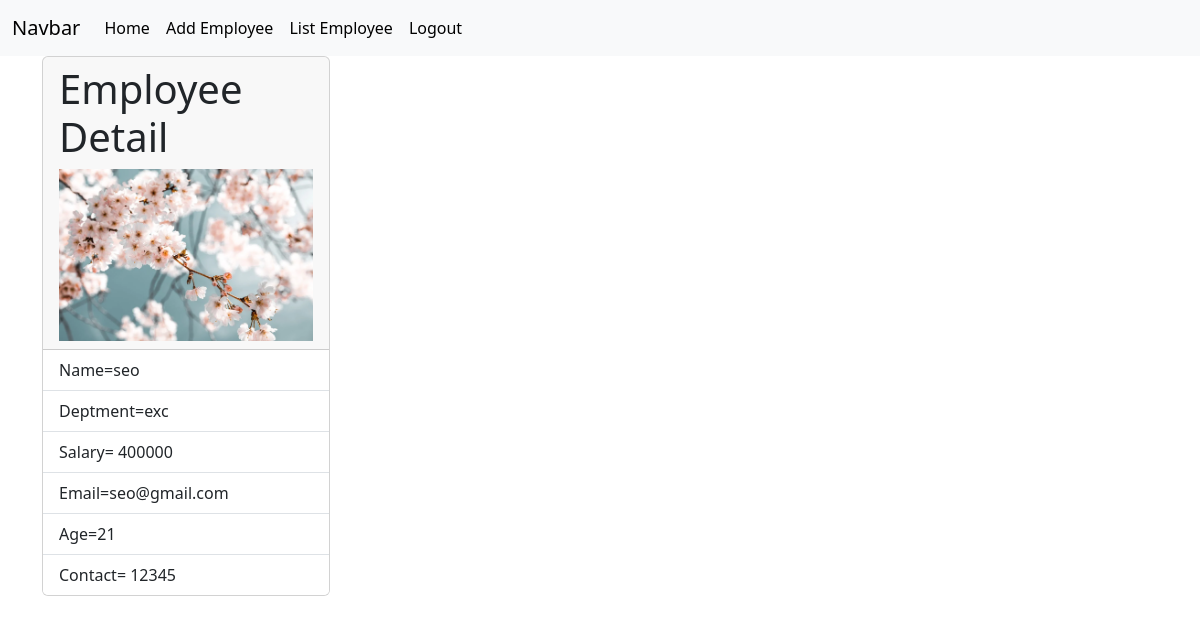
The app's page /employees/5 (signed in) with its own data.
### crm/models.py (models this page shows, shortened)
class Employees(models.Model):
    name=models.CharField(max_length=200)
    department=models.CharField(max_length=200)
    salary=models.PositiveIntegerField()
    email=models.EmailField(unique=True)
    age=models.PositiveIntegerField()
    contact=models.CharField(null=True,max_length=200)
    image=models.ImageField(upload_to="images",null=True,blank=True)
    dob=models.DateField(null=True,blank=True)

### crm/views.py (the view)
# urls.py: path("employees/<int:pk>",views.EmployeeDetailView.as_view(),name="emp-detail"),
@method_decorator(signin_required,name="dispatch")
class EmployeeDetailView(View):
          def get(self,request,*args,**kwargs):
               print(kwargs) #{"pk":6}
               id=kwargs.get("pk") #pk ne matram edukkan
               qs=Employees.objects.get(id=id)
               return render(request,"emp_detail.html",{"data":qs})

### crm/views.py (called while the page is built)
def signin_required(fn):
     def wrapper(request,*args,**kwargs):
       if not request.user.is_authenticated:
          messages.error(request,"invalid session")
          return redirect('signin')
       else:
          return fn(request,*args,**kwargs)
     return wrapper

### crm/templates/emp_detail.html
{%extends 'base.html'%}
{%block body_block%}
    <div class="container d-flex justify-content-centre">
        <div>
            <div class="card" style="width: 18rem;">
                <div class="card-header">
                <h1> Employee Detail</h1>
                <div>
                  {%if data.image%}
                  <img src="{{data.image.url}}" alt="" width="100%">
                  {%endif%}
                </div>
                </div>
                <ul class="list-group list-group-flush">
                  <li class="list-group-item">Name={{data.name}}</li>
                  <li class="list-group-item">Deptment={{data.department}}</li>
                  <li class="list-group-item">Salary= {{data.salary}}</li>
                  <li class="list-group-item">Email={{data.email}}</li>
                  <li class="list-group-item">Age={{data.age}}</li>
                  <li class="list-group-item">Contact= {{data.contact}}</li>
                </ul>
              </div>
        </div>
    </div>
    {%endblock%}

### records on screen
Employees: image (picture), name "seo", department "exc", salary "400000", email "seo@gmail.com", age "21", contact "12345"
